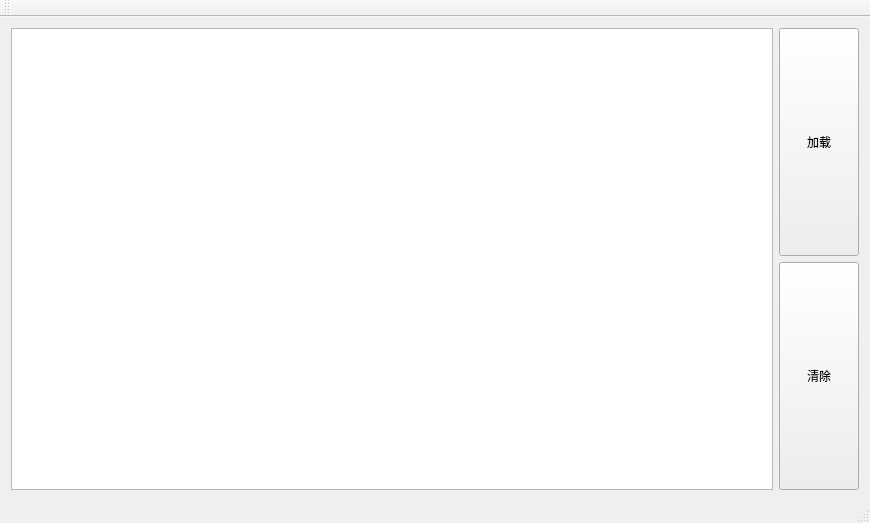
<?xml version="1.0" encoding="UTF-8"?>
<ui version="4.0">
 <class>tableViewTestClass</class>
 <widget class="QMainWindow" name="tableViewTestClass">
  <property name="geometry">
   <rect>
    <x>0</x>
    <y>0</y>
    <width>870</width>
    <height>523</height>
   </rect>
  </property>
  <property name="windowTitle">
   <string>tableViewTest</string>
  </property>
  <widget class="QWidget" name="centralWidget">
   <layout class="QGridLayout" name="gridLayout" rowstretch="10" columnstretch="7,0">
    <item row="0" column="1">
     <layout class="QVBoxLayout" name="verticalLayout" stretch="3,3">
      <item>
       <widget class="QPushButton" name="pushButton_0">
        <property name="sizePolicy">
         <sizepolicy hsizetype="Minimum" vsizetype="Preferred">
          <horstretch>0</horstretch>
          <verstretch>0</verstretch>
         </sizepolicy>
        </property>
        <property name="text">
         <string>加载</string>
        </property>
       </widget>
      </item>
      <item>
       <widget class="QPushButton" name="pushButton_1">
        <property name="sizePolicy">
         <sizepolicy hsizetype="Minimum" vsizetype="Preferred">
          <horstretch>0</horstretch>
          <verstretch>0</verstretch>
         </sizepolicy>
        </property>
        <property name="text">
         <string>清除</string>
        </property>
       </widget>
      </item>
     </layout>
    </item>
    <item row="0" column="0">
     <widget class="QTableView" name="tableView"/>
    </item>
   </layout>
  </widget>
  <widget class="QToolBar" name="mainToolBar">
   <attribute name="toolBarArea">
    <enum>TopToolBarArea</enum>
   </attribute>
   <attribute name="toolBarBreak">
    <bool>false</bool>
   </attribute>
  </widget>
  <widget class="QStatusBar" name="statusBar"/>
 </widget>
 <layoutdefault spacing="6" margin="11"/>
 <resources>
  <include location="tableViewTest.qrc"/>
 </resources>
 <connections/>
</ui>
